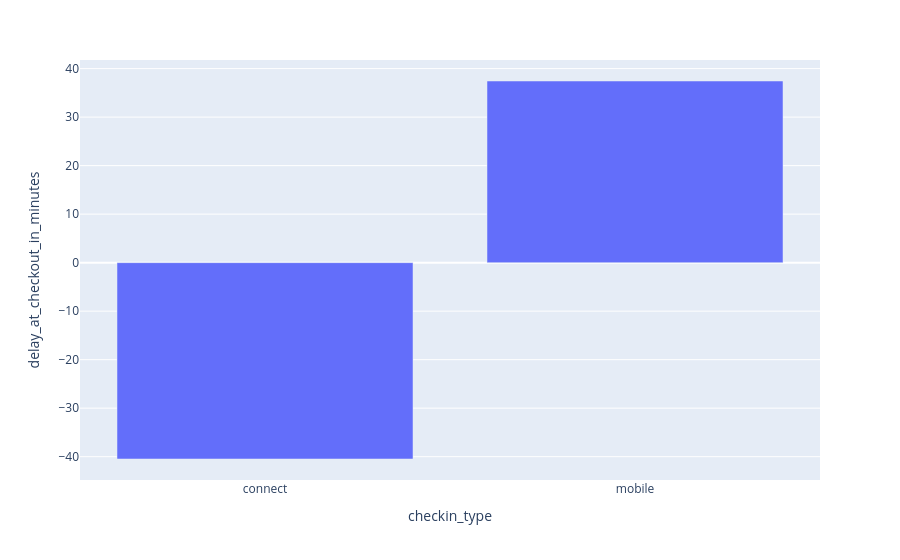

Notebook source saved alongside this figure:
### Code cell
fig = px.bar(
    df_type_mean,
    x="checkin_type",
    y="delay_at_checkout_in_minutes"
)
fig.show()

### Figure 1 — Plotly figure (JSON) as saved in the notebook; plotly's stock layout.template omitted (floating-point values rounded to 4 significant figures)
{"data": [{"hovertemplate": "checkin_type=%{x}<br>delay_at_checkout_in_minutes=%{y}<extra></extra>", "legendgroup": "", "marker": {"color": "#636efa", "pattern": {"shape": ""}}, "name": "", "orientation": "v", "showlegend": false, "textposition": "auto", "type": "bar", "x": ["connect", "mobile"], "xaxis": "x", "y": [-40.48, 37.45], "yaxis": "y"}], "layout": {"barmode": "relative", "legend": {"tracegroupgap": 0}, "margin": {"t": 60}, "xaxis": {"anchor": "y", "domain": [0, 1], "title": {"text": "checkin_type"}}, "yaxis": {"anchor": "x", "domain": [0, 1], "title": {"text": "delay_at_checkout_in_minutes"}}}}
